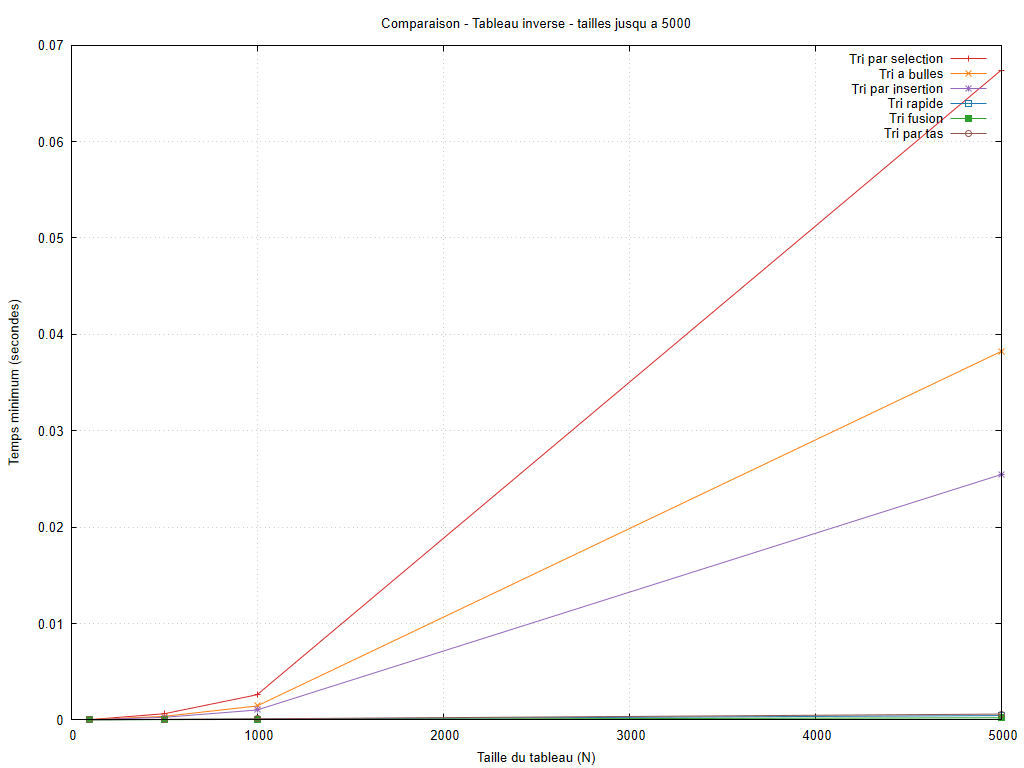

Write gnuplot code to recreate this figure.
set encoding utf8
set terminal pngcairo size 1024,768 font 'Arial,10'
set output 'graphiques/20261006_211417/configurations/decroissant_petites_tailles.png'
set datafile missing 'non_mesure'
set datafile separator ';'
set title 'Comparaison - Tableau inverse - tailles jusqu a 5000'
set xlabel 'Taille du tableau (N)'
set ylabel 'Temps minimum (secondes)'
set grid
set yrange [0:*]
set xrange [0:5000]
plot 'resultats/20261006_211417/decroissant.csv' every ::1 using 1:2 title 'Tri par selection' with linespoints lc rgb '#d62728', 'resultats/20261006_211417/decroissant.csv' every ::1 using 1:4 title 'Tri a bulles' with linespoints lc rgb '#ff7f0e', 'resultats/20261006_211417/decroissant.csv' every ::1 using 1:6 title 'Tri par insertion' with linespoints lc rgb '#9467bd', 'resultats/20261006_211417/decroissant.csv' every ::1 using 1:8 title 'Tri rapide' with linespoints lc rgb '#1f77b4', 'resultats/20261006_211417/decroissant.csv' every ::1 using 1:10 title 'Tri fusion' with linespoints lc rgb '#2ca02c', 'resultats/20261006_211417/decroissant.csv' every ::1 using 1:12 title 'Tri par tas' with linespoints lc rgb '#8c564b'
unset output
